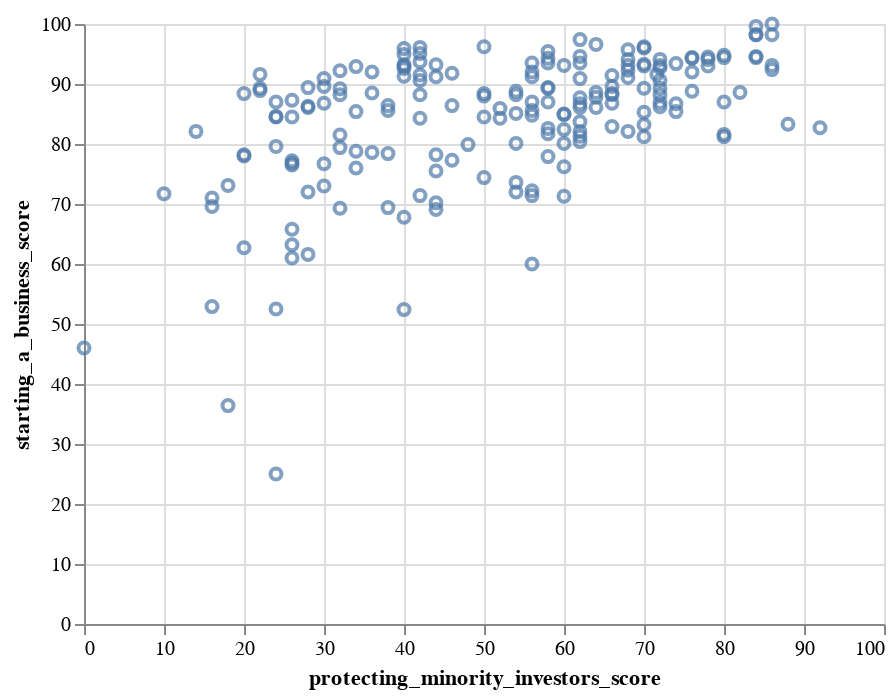

The code cell stored with this chart in its notebook:
### Code cell
Chart(wd).mark_point().encode(x='protecting_minority_investors_score', y='starting_a_business_score', tooltip='location')

### Figure 1 — Vega-Lite specification as saved in the notebook (floating-point values rounded to 4 significant figures; data arrays with more than 128 entries replaced by an {"elided": "..."} marker saying what was removed)
{"config": {"view": {"continuousWidth": 400, "continuousHeight": 300}}, "data": {"name": "data-942b85616e1133abb098431a9b112ff8"}, "mark": "point", "encoding": {"tooltip": {"type": "nominal", "field": "location"}, "x": {"type": "quantitative", "field": "protecting_minority_investors_score"}, "y": {"type": "quantitative", "field": "starting_a_business_score"}}, "$schema": "https://vega.github.io/schema/vega-lite/v4.8.1.json", "datasets": {"data-942b85616e1133abb098431a9b112ff8": {"elided": "191 records"}}}
